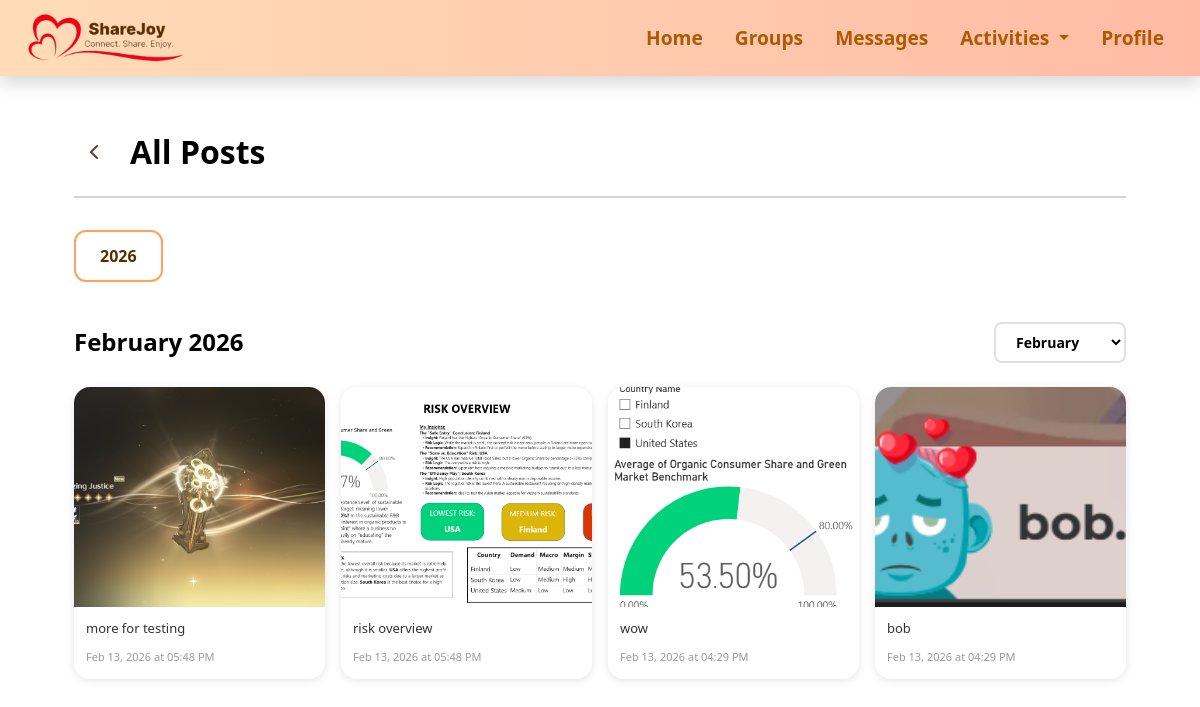
/posts/all (signed in), run on the app's committed database.
### posts.py (models this page shows, shortened)
class Post(db.Model):
    __tablename__ = 'post'
    id = db.Column(db.Integer, primary_key=True)
    user_id = db.Column(db.Integer, db.ForeignKey('user.id'), nullable=False)
    image_filename = db.Column(db.String(200), nullable=False)
    caption = db.Column(db.Text, nullable=True)
    created_at = db.Column(db.DateTime, default=datetime.utcnow)
    user = db.relationship('User', backref='posts')

### app.py (the view)
@app.route("/posts/all")
@login_required
def all_posts():
    user = get_current_user()
    posts = Post.query.filter_by(user_id=user.id).order_by(Post.created_at.desc()).all()
    posts_by_year = {}
    for post in posts:
        year = post.created_at.year
        if year not in posts_by_year:
            posts_by_year[year] = {}
        month = post.created_at.strftime('%B')
        if month not in posts_by_year[year]:
            posts_by_year[year][month] = []
        posts_by_year[year][month].append(post)
    posts_by_year = dict(sorted(posts_by_year.items(), reverse=True))
    return render_template("all_posts.html",
                         title="All Posts",
                         posts_by_year=posts_by_year,
                         user=user)

### app.py (called while the page is built)
def login_required(f):
    @wraps(f)
    def decorated_function(*args, **kwargs):
        if 'user_id' not in session:
            flash('Please log in to access this page.', 'error')
            return redirect(url_for('loginpage'))
        return f(*args, **kwargs)
    return decorated_function

def get_current_user():
    if 'user_id' in session:
        return User.query.get(session['user_id'])
    return None

### templates/all_posts.html (shortened to what this page needs)
{% extends "base.html" %}
{% block extra_css %}
<link rel="stylesheet" href="{{ url_for('static', filename='css/all_posts.css') }}">
<link rel="stylesheet" href="https://cdnjs.cloudflare.com/ajax/libs/font-awesome/6.5.0/css/all.min.css">
{% endblock %}
{% block content %}
<div class="all-posts-container">
    <div class="all-posts-header">
        <a href="{{ url_for('profile') }}" class="back-button">
            <svg width="24" height="24" viewBox="0 0 24 24" fill="none" xmlns="http://www.w3.org/2000/svg">
                <path d="M15 18L9 12L15 6" stroke="currentColor" stroke-width="2" stroke-linecap="round" stroke-linejoin="round"/>
            </svg>
        </a>
        <h1>All Posts</h1>
    </div>
    {% if posts_by_year %}
        <div class="years-nav">
            {% for year in posts_by_year.keys() %}
                <button class="year-btn {% if loop.first %}active{% endif %}" data-year="{{ year }}">{{ year }}</button>
            {% endfor %}
        </div>
        {% for year, months in posts_by_year.items() %}
            <div class="year-section" id="year-{{ year }}" {% if not loop.first %}style="display: none;"{% endif %}>
                {% for month, posts in months.items() %}
                    <div class="month-section">
                        <div class="month-header">
                            <h2>{{ month }} {{ year }}</h2>
                            <select class="month-filter" data-month="{{ month }}" data-year="{{ year }}">
                                {% for m in months.keys() %}
                                    <option value="{{ m }}" {% if m == month %}selected{% endif %}>{{ m }}</option>
                                {% endfor %}
                            </select>
                        </div>
                        <div class="posts-grid">
                            {% for post in posts %}
                                <div class="post-card" data-month="{{ month }}">
                                    <img src="{{ url_for('static', filename='uploads/' + post.image_filename) }}" alt="Post">
                                    <div class="post-info">
                                        <p class="post-caption">{{ post.caption or 'No caption' }}</p>
                                        <span class="post-date">{{ post.created_at.strftime('%b %d, %Y at %I:%M %p') }}</span>
                                    </div>
                                </div>
                            {% endfor %}
                        </div>
                    </div>
                {% endfor %}
            </div>
        {% endfor %}
    {% endif %}
</div>
{% endblock %}

### templates/base.html (shortened to what this page needs)
<!doctype html>
<html lang="en">
<head>
    <link href="https://cdn.jsdelivr.net/npm/bootstrap@5.3.8/dist/css/bootstrap.min.css" rel="stylesheet">
    <link rel="stylesheet" href="{{ url_for('static', filename='css/navbar.css') }}">
    <link rel="stylesheet" href="{{ url_for('static', filename='css/base.css') }}">
    <link rel="stylesheet" href="https://cdnjs.cloudflare.com/ajax/libs/font-awesome/7.0.1/css/all.min.css">
    {% block extra_css %}{% endblock %}
</head>
<body>
    {% include "navbar.html" %}
    <div class="container mt-4">
        {% block content %}{% endblock %}
    </div>
</body>
</html>

### templates/navbar.html (shortened to what this page needs)
<nav class="navbar navbar-expand-md sticky-top shadow">
    <div class="container-fluid align-items-center">
        <a class="navbar-brand ms-3" href="{{ url_for('home') }}"><img
                src="{{ url_for('static', filename='images/navbar.png') }}" alt="ShareJoy" height="50"></a>
        <div class="collapse navbar-collapse" id="navbarNav">
            <ul class="navbar-nav ms-auto">
                <li class="nav-item">
                    <a class="nav-link me-3 fw-bold {% if request.endpoint == 'home' %}active{% endif %}"
                        href="{{ url_for('home') }}">Home</a>
                </li>
                <li class="nav-item">
                    <a class="nav-link me-3 fw-bold {% if request.endpoint == 'groups' %}active{% endif %}"
                        href="{{ url_for('groups') }}">Groups</a>
                </li>
                <li class="nav-item">
                    <a class="nav-link me-3 fw-bold {% if request.endpoint == 'messages' %}active{% endif %}"
                        href="{{ url_for('messages') }}">Messages</a>
                </li>
                <li class="nav-item dropdown">
                    <a class="nav-link me-3 dropdown-toggle fw-bold {% if request.endpoint in ['activities', 'explore', 'schedule'] %}active{% endif %}"
                        href="#" id="activitiesDropdown" role="button" data-bs-toggle="dropdown">
                        Activities
                    </a>
                </li>
                <li class="nav-item">
                    <a class="nav-link me-3 fw-bold {% if request.endpoint == 'profile' %}active{% endif %}"
                        href="{{ url_for('profile') }}">Profile</a>
                </li>
            </ul>
        </div>
    </div>
</nav>

### static/css/navbar.css (style rules this page uses)
.navbar, .dropdown-menu { background: linear-gradient(90deg, #FFDCB7, #ffbba5); border: none; box-shadow: 0 4px 8px rgba(0, 0, 0, 0.1); }
.navbar .nav-link, .dropdown-item { font-size: 1.2rem; color: #ad5b02; transition: color 0.3s ease, transform 0.3s ease; }
.active, .nav-link:hover, .dropdown-item:hover { color: #582D00 !important; background-color: transparent !important; }

### static/css/base.css (style rules this page uses)
h1 { font-size: 2rem; }
body, input, textarea, .form-label, .formL { color: #582D00 !important; }
h2 { font-size: 1.5rem; }

### static/css/all_posts.css (style rules this page uses)
.all-posts-container { max-width: 1200px; margin: 0 auto; padding: 2rem; }
.all-posts-header { display: flex; align-items: center; gap: 1rem; margin-bottom: 2rem; padding-bottom: 1.5rem; border-bottom: 2px solid #D1D5DB; }
.back-button { display: flex; align-items: center; justify-content: center; width: 40px; height: 40px; color: #5C4033; text-decoration: none; border-radius: 8px; transition: background-color 0.3s; }
.all-posts-header h1 { font-size: 2rem; font-weight: 700; color: #000; margin: 0; }
.years-nav { display: flex; gap: 12px; margin-bottom: 2rem; overflow-x: auto; padding-bottom: 8px; }
.year-btn { padding: 12px 24px; background: #f9f9f9; border: 2px solid #e0e0e0; border-radius: 12px; font-size: 16px; font-weight: 600; cursor: pointer; transition: all 0.3s; white-space: nowrap; }
.year-btn.active { background: #ffa35c; border-color: #ffa35c; color: white; }
.month-section { margin-bottom: 3rem; }
.month-header { display: flex; justify-content: space-between; align-items: center; margin-bottom: 1.5rem; }
.month-header h2 { font-size: 1.5rem; font-weight: 700; color: #000; margin: 0; }
.month-filter { padding: 8px 16px; border: 2px solid #e0e0e0; border-radius: 8px; font-size: 14px; font-weight: 600; cursor: pointer; background: white; }
.posts-grid { display: grid; grid-template-columns: repeat(auto-fill, minmax(220px, 1fr)); gap: 16px; }
.post-card { background: white; border-radius: 16px; overflow: hidden; box-shadow: 0 2px 8px rgba(0,0,0,0.1); transition: transform 0.3s, box-shadow 0.3s; position: relative; }
.post-card img { width: 100%; height: 220px; object-fit: cover; }
.post-info { padding: 12px; }
.post-caption { font-size: 13px; color: #333; margin: 0 0 6px 0; line-height: 1.4; display: -webkit-box; -webkit-line-clamp: 2; -webkit-box-orient: vertical; overflow: hidden; }
.post-date { font-size: 11px; color: #999; }

### data on the page
Post: image_filename (picture), caption "more for testing", created_at "Feb 13, 2026 at 05:48 PM"
Post: image_filename (picture), caption "risk overview", created_at "Feb 13, 2026 at 05:48 PM"
Post: image_filename (picture), caption "wow", created_at "Feb 13, 2026 at 04:29 PM"
Post: image_filename (picture), caption "bob", created_at "Feb 13, 2026 at 04:29 PM"

### other printed values
{{ year }} "2026"
{{ month }} "February"
form field value "February"
